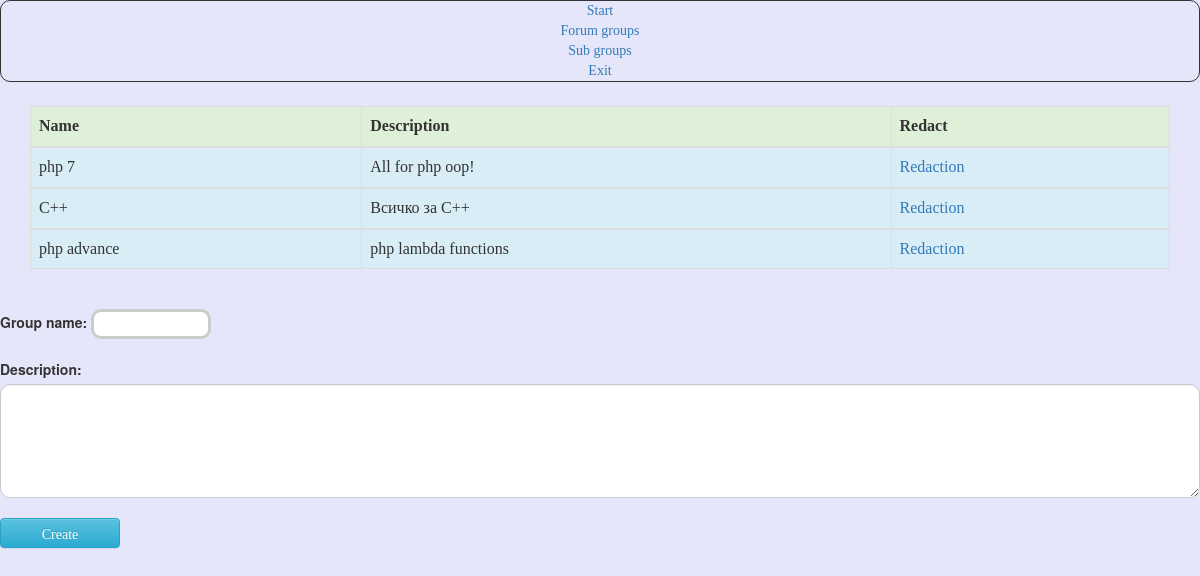
The page /admin/groups.php (signed in) on the database its author committed.
### tables this page shows
CREATE TABLE `group_cat` (
  `group_cat_id` int(11) NOT NULL,
  `name` varchar(50) NOT NULL,
  `active` tinyint(4) NOT NULL DEFAULT '1',
  `date_added` int(11) NOT NULL,
  `description` varchar(255) NOT NULL
);

### admin/groups.php (the view, shortened to what this page needs)
<?php  session_start();
require('../functions.php');
$dbc = db_connect();
	$take_cat = sql_corect($dbc, 'SELECT name, description, group_cat_id FROM group_cat');
		echo '<div class="container">
				 <table class="table table-hover table table-bordered">
				 <thead>
				 <tr class="success">
					<div class="col-sm-4"><th>Name</th> </div>
					<div class="col-sm-4"><th>Description</th></div>
					<div class="col-sm-4"><th>Redact</th></div>
				</tr>';
	while($row = mysqli_fetch_assoc($take_cat)){
		echo $result =  "<tbody><div class='col-sm-4'><tr class='info'><td>".$row['name'].'</td><div/>
			<div class="col-sm-4"><td>'.$row['description'].'</td></div>
			<div class="col-sm-4"><td><a href="groups.php?modde=eddit&id='.$row['group_cat_id'].'">Redaction</a></td></div></tr>';
	}
	echo '</tbody></table></div>';
echo  '<form action="'.htmlspecialchars($_SERVER["PHP_SELF"]).'" method="POST"><br/>
<div class="form-group">
	<label for="name">Group  name:</label>
	<input type="text" id="name" name="group_name" value="'.$edit_cat['name'].'"></br><br/>
	<label for="comment">Description:</label>
	<br/><textarea name="desc" class="form-control" rows="5" id="comment">'.$edit_cat['description'].'</textarea></br>
	<input type="submit" class="btn btn-info" value="Create">
	<input type="hidden" name="ng" value="1">
	<div>';
echo "</form>";

### css/style.css (style rules this page uses)
body { background: rgb(230,230,250) !important; }
a:link { text-decoration: none; font-family: Comic Sans MS; }
textarea { width: 600px; height: 120px; border: 3px solid #cccccc; padding: 5px; font-family: Comic Sans MS; background-position: bottom right; background-repeat: no-repeat; }
input { width: 150px; height: 30px; border: 3px solid #cccccc; padding: 5px; font-family: Comic Sans MS; background-position: bottom right; background-repeat: no-repeat; border-radius:10px; }
table-responsive, th, td { font-family: Comic Sans MS; }
.form-control, #exampleInputEmail1 { font-family: Comic Sans MS !important; border-radius: 10px !important; }
input { width:120px ; font-family: Comic Sans MS !important; }

### rows shown on the page
group_cat: name "php 7", description "All for php oop!"
group_cat: name "C++", description "Всичко за С++"
group_cat: name "php advance", description "php lambda functions"
